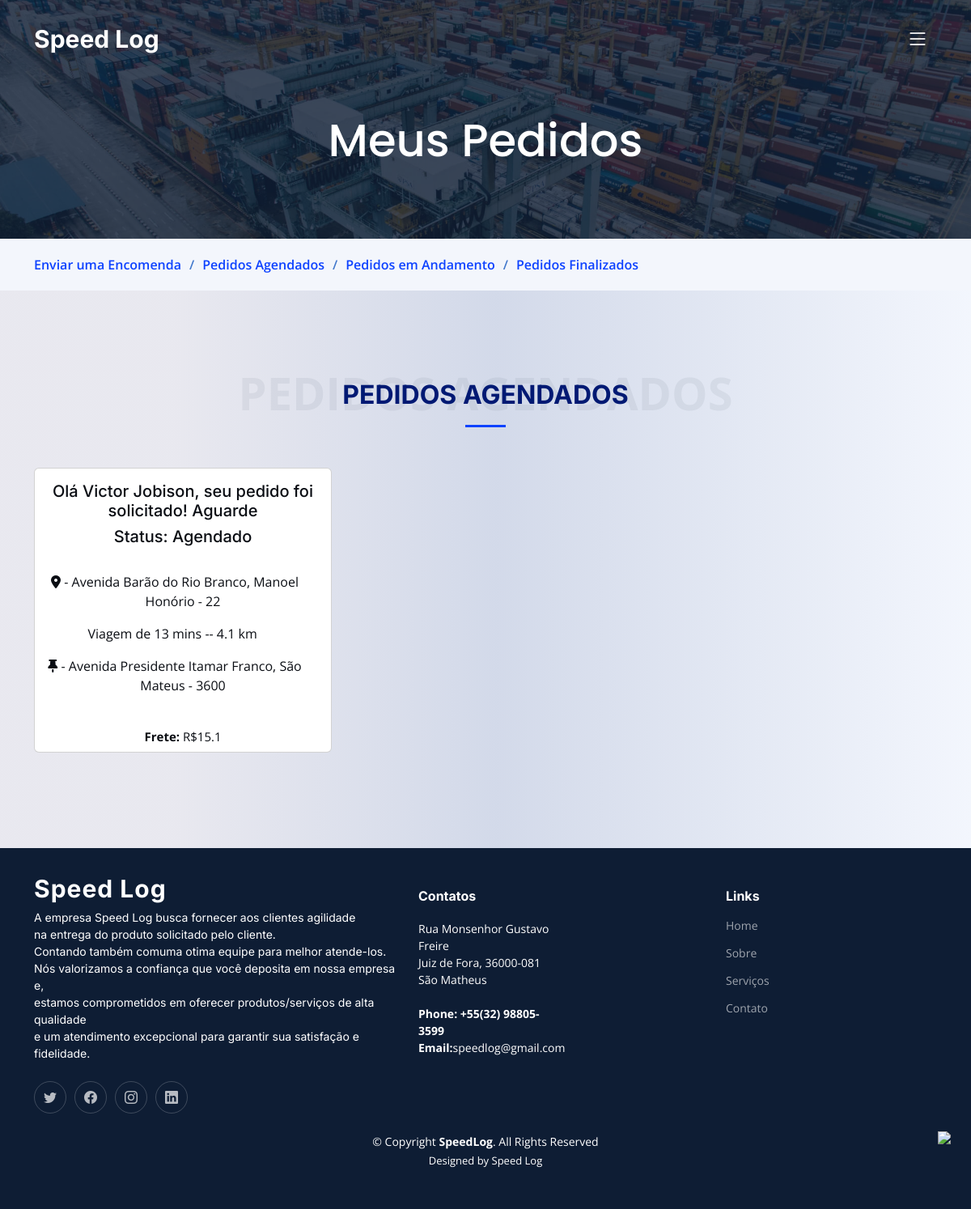
/speedlog/index.php/home/meuspedidos (signed in), run on the app's committed database.
### tables this page shows
CREATE TABLE `envios` (
  `cdg_envio` int(11) NOT NULL,
  `cep_partida` varchar(10) NOT NULL,
  `ri_clien` int(11) NOT NULL,
  `ri_parc` int(11) DEFAULT NULL,
  `tempo` varchar(100) NOT NULL,
  `distancia` varchar(100) NOT NULL,
  `calculo_entrega` varchar(100) NOT NULL,
  `valor_parceiro` varchar(100) DEFAULT NULL,
  `status` varchar(100) NOT NULL,
  `rua_partida` varchar(100) NOT NULL,
  `cidade_partida` varchar(100) NOT NULL,
  `estado_partida` varchar(100) NOT NULL,
  `bairro_partida` varchar(100) NOT NULL,
  `cep_chegada` varchar(100) NOT NULL,
  `rua_chegada` varchar(100) NOT NULL,
  `cidade_chegada` varchar(100) NOT NULL,
  `estado_chegada` varchar(100) NOT NULL,
  `bairro_chegada` varchar(100) NOT NULL,
  `complemento_chegada` varchar(100) NOT NULL,
  `complemento_partida` varchar(100) NOT NULL,
  `peso` varchar(100) NOT NULL,
  `altura` varchar(100) NOT NULL,
  `largura` varchar(100) NOT NULL,
  `descricao` varchar(100) NOT NULL
);

CREATE TABLE `clientes` (
  `ri_cliente` int(11) NOT NULL,
  `nome_cliente` varchar(100) NOT NULL,
  `cep_cliente` varchar(20) NOT NULL,
  `numero_casa` int(10) DEFAULT NULL,
  `numero_telefone_cliente` varchar(15) NOT NULL,
  `email_cliente` varchar(100) DEFAULT NULL,
  `referencia_de_residencia` varchar(200) DEFAULT NULL,
  `usuario_cliente` varchar(100) NOT NULL,
  `senha_cliente` varchar(100) NOT NULL,
  `data_nasc_cliente` varchar(10) DEFAULT NULL,
  `cpf_cliente` varchar(20) NOT NULL
);

### speedlog/application/controllers/Home.php (called while the page is built, shortened)
<?php
class Home extends CI_Controller {
	public function meuspedidos()
	{
		$this->load->model('model_entregas');
		$dados['dados']=$this->model_entregas->getentregas_pendente();
		$this->load->helper('url');
		if(isset($_SESSION['cliente'])){
			$this->load->view('view_topo3');
		}else
		{$this->load->view('view_topo');}
		$this->load->view('view_pendente_cliente', $dados);
		$this->load->view('view_rodape');
	}
}

### speedlog/index.php (called while the page is built, shortened)
<?php
require_once BASEPATH.'core/CodeIgniter.php';

### speedlog/application/models/model_entregas.php (called while the page is built, shortened)
<?php
    class Model_entregas extends CI_Model
    {
            public function getentregas_pendente(){
                $this->db->select('*');
                $this->db->from('envios');
                $this->db->where("status='Agendado' and ri_clien=".$_SESSION['cliente'][0]['ri_cliente']);
                $this->db->join('clientes','ri_cliente = ri_clien');
                $query=$this->db->get();
                return $query->result();
            }
        }

### speedlog/application/views/view_pendente_cliente.php (the view, shortened to what this page needs)
<head>
  <link href="<?php echo base_url('assets/vendor/bootstrap/css/bootstrap.min.css') ?>" rel="stylesheet">
  <link href="<?php echo base_url('assets/vendor/bootstrap-icons/bootstrap-icons.css') ?>" rel="stylesheet">
  <link href="<?php echo base_url('assets/vendor/glightbox/css/glightbox.min.css') ?>" rel="stylesheet">
  <link href="<?php echo base_url('assets/vendor/swiper/swiper-bundle.min.css') ?>" rel="stylesheet">
  <link href="<?php echo base_url('assets/vendor/aos/aos.css') ?>" rel="stylesheet">
  <link href="<?php echo base_url('assets/css/main.css') ?>" rel="stylesheet">
</head>
  <main id="main">
    <div class="breadcrumbs">
      <div class="page-header d-flex align-items-center" style="background-image: url('<?php echo base_url('assets/img/page-header.jpg') ?>');">
        <div class="container position-relative">
          <div class="row d-flex justify-content-center">
            <div class="col-lg-6 text-center">
              <h2>Meus Pedidos</h2>
            </div>
          </div>
        </div>
      </div>
      <nav>
        <div class="container">
          <ol>
            <li ><a href="<?php echo base_url('index.php/home/calculo')?>">Enviar uma Encomenda</a></li>
            <li ><a href="<?php echo base_url('index.php/home/meuspedidos')?>">Pedidos Agendados</a></li>
            <li><a href="<?php echo base_url('index.php/home/andamento') ?>">Pedidos em Andamento</a></li>
            <li><a href="<?php echo base_url('index.php/home/finalizado') ?>">Pedidos Finalizados</a></li>
          </ol>
        </div>
      </nav>
    </div>
    <section id="service-details" class="service-details">
        <div class="container" data-aos="fade-up">
            <div class="section-header">
                <h2>Pedidos Agendados</h2>
            </div>
            <div class="rolag" id="pendentes">
                <div class="row gy-4"> <?php
                    foreach($dados as $dados=>$entrega){
                    ?>
                    <div class="col">
                        <div class="card" style="width: 23rem;height: 22rem;">
                            <div class="card-body">
                                <div>
                                    <h5> Olá <?php echo $entrega->nome_cliente?>, seu pedido foi solicitado! Aguarde</h5>
                                </div>
                                <h5 class="card-title">Status: <?php echo $entrega->status?></h5><br>
                                <i class="fa-solid fa-location-dot" style=" margin-left:-20px;"></i> - <?php echo $entrega->rua_partida?>, <?php echo $entrega->bairro_partida?> - <?php echo $entrega->complemento_partida?><p class="card-text"></p>
                                <img src="<?php echo base_url('assets/img/linha.png') ?>" style="height:60px !important; margin-left: -30px" alt=""> Viagem de  <?php echo $entrega->tempo?> --  <?php echo $entrega->distancia?><p></p>
                                <i class="fa-solid fa-thumbtack" style=" margin-left:-20px"></i> - <?php echo $entrega->rua_chegada?>, <?php echo $entrega->bairro_chegada?> - <?php echo $entrega->complemento_chegada?><p class="card-text"></p><br>
                                <p><b>Frete: </b> R$<?php echo $entrega->calculo_entrega?></p>
                            </div>
                        </div>
                    </div>
                    <?php } ?>
                </div>
            </div>
        </div>
    </section>
  </main>

### speedlog/assets/css/main.css (style rules this page uses)
:root { --font-default: "Open Sans", system-ui, -apple-system, "Segoe UI", Roboto, "Helvetica Neue", Arial, "Noto Sans", "Liberation Sans", sans-serif, "Apple Color Emoji", "Segoe UI Emoji", "Segoe UI Symbol", "Noto Color Emoji"; --font-primary: "Inter", sans-serif; --font-secondary: "Poppins", sans-serif; }
:root { --color-default: #0a0d13; --color-primary: #0d42ff; --color-secondary: #0e1d34; }
:root { scroll-behavior: smooth; }
body { font-family: var(--font-default); color: var(--color-default); background: linear-gradient(90deg, rgba(108,107,153,0.15122545600271353) 18%, rgba(144,161,201,0.4005251758906687) 51%, rgba(134,167,235,0.10080528793548671) 100%); }
a { color: var(--color-primary); text-decoration: none; }
h1, h2, h3, h4, h5, h6 { font-family: var(--font-primary); }
section { padding: 80px 0; overflow: hidden; }
.section-header { text-align: center; padding: 30px 0; position: relative; }
.section-header h2 { font-size: 32px; font-weight: 700; text-transform: uppercase; margin-bottom: 20px; padding-bottom: 0; color: #001973; position: relative; z-index: 2; margin-bottom: 20px; padding-bottom: 20px; position: relative; }
.section-header h2:after { content: ""; position: absolute; display: block; width: 50px; height: 3px; background: var(--color-primary); left: 0; right: 0; bottom: 0; margin: auto; }
.breadcrumbs .page-header { padding: 140px 0 80px 0; position: relative; background-size: cover; background-position: center; background-repeat: no-repeat; }
.breadcrumbs .page-header:before { content: ""; background-color: rgba(14, 29, 52, 0.8); position: absolute; inset: 0; }
.breadcrumbs .page-header h2 { font-size: 56px; font-weight: 500; color: #fff; font-family: var(--font-secondary); }
.breadcrumbs nav { background-color: #f3f6fc; padding: 20px 0; }
.breadcrumbs nav ol { display: flex; flex-wrap: wrap; list-style: none; margin: 0; padding: 0; font-size: 16px; font-weight: 600; color: var(--color-secondary); }
.breadcrumbs nav ol a { color: var(--color-primary); transition: 0.3s; }
.breadcrumbs nav ol li+li { padding-left: 10px; }
.breadcrumbs nav ol li+li::before { display: inline-block; padding-right: 10px; color: #4278cc; content: "/"; }
.service-details p { font-size: 15px; }
.rolag { width: auto; text-align: center; height: 390px; overflow-x: hidden; overflow-y: auto; }

### data on the page
envios: ri_clien.nome_cliente "Victor Jobison", status "Agendado", rua_partida "Avenida Barão do Rio Branco", bairro_partida "Manoel Honório", complemento_partida "22", tempo "13 mins", distancia "4.1 km", rua_chegada "Avenida Presidente Itamar Franco", bairro_chegada "São Mateus", complemento_chegada "3600", calculo_entrega "15.1"
